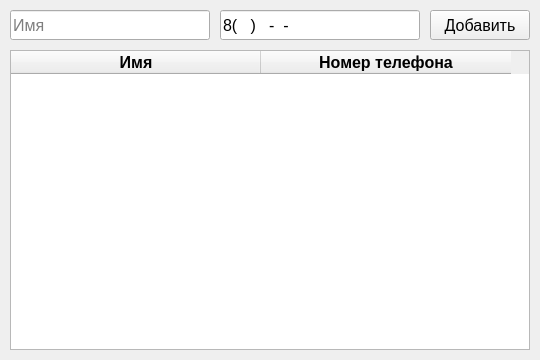
<?xml version="1.0" encoding="UTF-8"?>
<ui version="4.0">
 <class>PhoneBook</class>
 <widget class="QMainWindow" name="PhoneBook">
  <property name="geometry">
   <rect>
    <x>0</x>
    <y>0</y>
    <width>540</width>
    <height>360</height>
   </rect>
  </property>
  <property name="font">
   <font>
    <pointsize>12</pointsize>
   </font>
  </property>
  <property name="windowTitle">
   <string>Телефонный справочник</string>
  </property>
  <property name="windowIcon">
   <iconset>
    <normaloff>source/3709735-application-contact-directory-phonebook-storage_108083.ico</normaloff>source/3709735-application-contact-directory-phonebook-storage_108083.ico</iconset>
  </property>
  <widget class="QWidget" name="centralwidget">
   <widget class="QLineEdit" name="leName">
    <property name="geometry">
     <rect>
      <x>10</x>
      <y>10</y>
      <width>200</width>
      <height>30</height>
     </rect>
    </property>
    <property name="text">
     <string/>
    </property>
    <property name="placeholderText">
     <string>Имя</string>
    </property>
   </widget>
   <widget class="QLineEdit" name="leNumber">
    <property name="geometry">
     <rect>
      <x>220</x>
      <y>10</y>
      <width>200</width>
      <height>30</height>
     </rect>
    </property>
    <property name="inputMask">
     <string>8(999)999-99-99  </string>
    </property>
    <property name="text">
     <string>8()--  </string>
    </property>
   </widget>
   <widget class="QPushButton" name="Add">
    <property name="geometry">
     <rect>
      <x>430</x>
      <y>10</y>
      <width>100</width>
      <height>30</height>
     </rect>
    </property>
    <property name="text">
     <string>Добавить</string>
    </property>
   </widget>
   <widget class="QTableWidget" name="twPhoneBook">
    <property name="geometry">
     <rect>
      <x>10</x>
      <y>50</y>
      <width>520</width>
      <height>300</height>
     </rect>
    </property>
    <property name="minimumSize">
     <size>
      <width>520</width>
      <height>0</height>
     </size>
    </property>
    <attribute name="horizontalHeaderCascadingSectionResizes">
     <bool>false</bool>
    </attribute>
    <attribute name="horizontalHeaderMinimumSectionSize">
     <number>50</number>
    </attribute>
    <attribute name="horizontalHeaderDefaultSectionSize">
     <number>250</number>
    </attribute>
    <attribute name="horizontalHeaderHighlightSections">
     <bool>false</bool>
    </attribute>
    <attribute name="horizontalHeaderShowSortIndicator" stdset="0">
     <bool>false</bool>
    </attribute>
    <column>
     <property name="text">
      <string>Имя</string>
     </property>
     <property name="font">
      <font>
       <pointsize>12</pointsize>
       <bold>true</bold>
      </font>
     </property>
    </column>
    <column>
     <property name="text">
      <string>Номер телефона</string>
     </property>
     <property name="font">
      <font>
       <pointsize>12</pointsize>
       <bold>true</bold>
      </font>
     </property>
    </column>
   </widget>
  </widget>
 </widget>
 <resources/>
 <connections/>
</ui>
